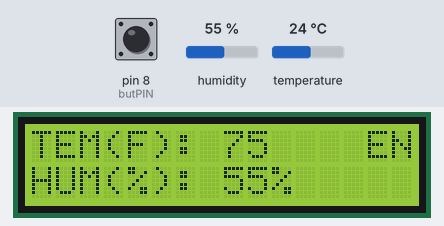
The sketch below on a simulated Arduino Uno, built with avr-gcc and run on an emulated ATmega328P. On the bench: 16×2 character LCD. The test bench sets the inputs (shaded band); at power-on: pin 8 (butPIN) LOW, humidity 55 %, temperature 24 °C.

Above: at 1.2 s.
1.3 s: pin 8 (butPIN) pulled HIGH for 0.65 s
At 3.6 s:
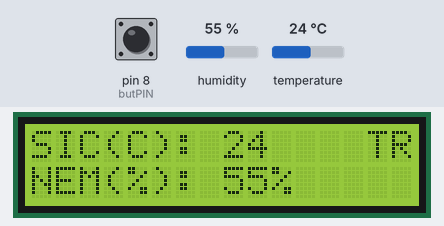
3.9 s: humidity set to 22 %
At 5.3 s:
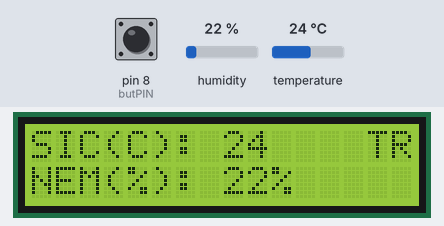
6.1 s: temperature set to 12 °C
At 8.0 s:
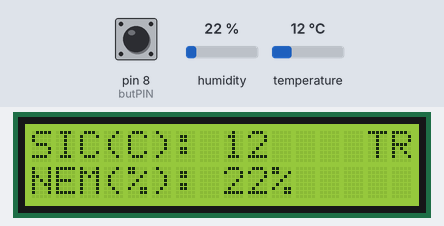
8.3 s: pin 8 (butPIN) pulled HIGH for 1 s
At 11.0 s:
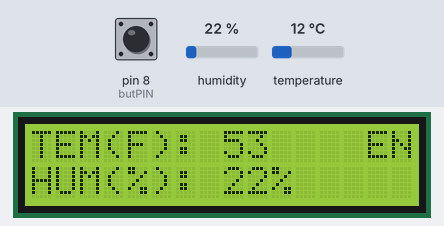
11.3 s: humidity set to 40 %
At 12.7 s:
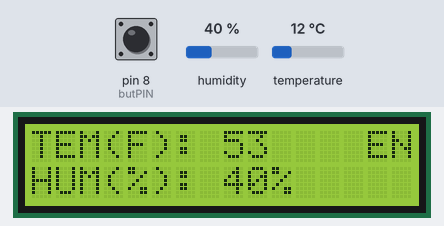
13.5 s: temperature set to 19 °C
At 15.5 s:
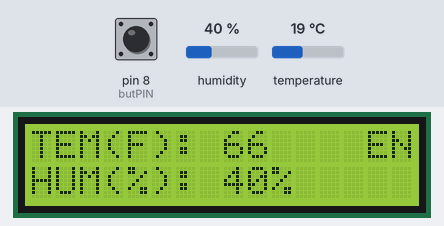
Timing chart, 0 to 16.7 s (numbered marks = the images above; inputs shaded):
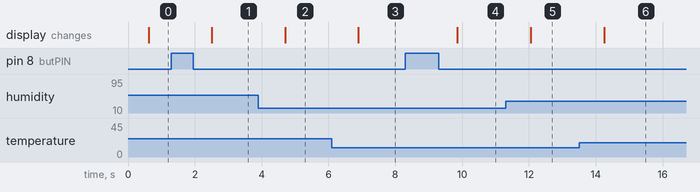

Measured:
- after the input at 1.3 s, the display: changes after 1.2 s (image 1)
- after the input at 3.9 s, the display: changes after 0.80 s (image 2)
- after the input at 6.1 s, the display: changes after 0.80 s (image 3)
- after the input at 8.3 s, the display: changes after 1.5 s (image 4)
- after the input at 11.3 s, the display: changes after 0.75 s (image 5)
- after the input at 13.5 s, the display: changes after 0.75 s (image 6)

The sketch:

Lab_4.ino
```cpp
#include <DHT11.h>
#include <LiquidCrystal_I2C.h>

#define dhtPIN 2
#define butPIN 8

LiquidCrystal_I2C lcd(0x27,16,2);
bool flag = false;

DHT11 dht11(dhtPIN);
char LCD_LANGUAGE = 'E';
void setup() {

    Serial.begin(9600);
    pinMode(butPIN, INPUT);
    lcd.init();
    lcd.backlight();

}

void loop() {
    int temperature = 0;
    int humidity = 0;


    int result = dht11.readTemperatureHumidity(temperature, humidity);


    if (result == 0 && LCD_LANGUAGE == 'T') {
        lcd.setCursor(0,0);
        lcd.print("SIC(C): ");
        lcd.print(temperature);
        lcd.print("    TR");
        lcd.setCursor(0,1);
        lcd.print("NEM(%): ");
        lcd.print(humidity);
        lcd.print("%");

    }
    else if(result == 0 && LCD_LANGUAGE == 'E'){
        lcd.setCursor(0,0);
        lcd.print("TEM(F): ");
        lcd.print((temperature*180/100)+32);
        lcd.print("    EN");
        lcd.setCursor(0,1);
        lcd.print("HUM(%): ");
        lcd.print(humidity);
        lcd.print("%");
    } else {
        // Print error message based on the error code.
        Serial.println(DHT11::getErrorString(result));
    }

    if(digitalRead(butPIN) == HIGH){
      if(LCD_LANGUAGE == 'E'){
        while(digitalRead(butPIN) == HIGH){

        }
        LCD_LANGUAGE = 'T';
      }
      else{
        while(digitalRead(butPIN) == HIGH){

        }
        LCD_LANGUAGE = 'E';
      }
    }
}
```
